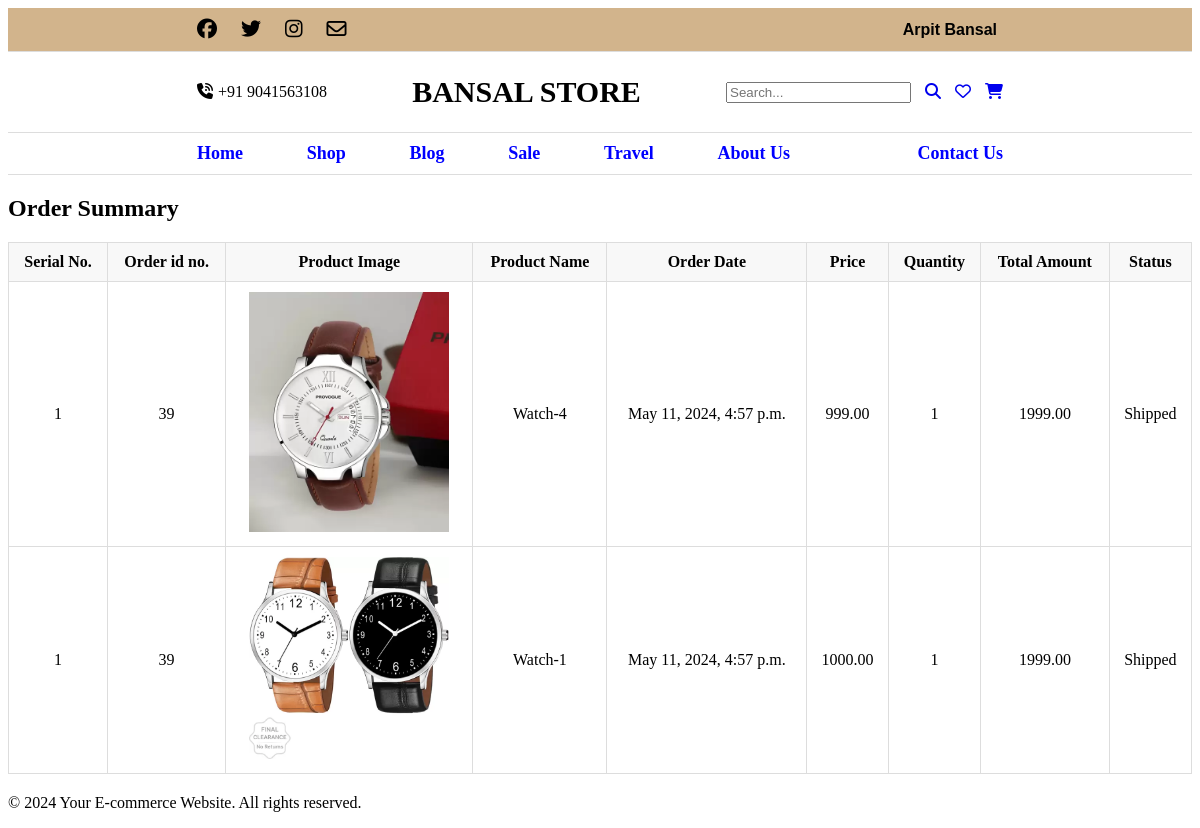
/order_history/ (signed in), run on the app's committed database.
### bansalstore/models.py (models this page shows, shortened)
class OrderItem(models.Model):
    order=models.ForeignKey(Order,on_delete=models.CASCADE, related_name='items')
    product=models.ForeignKey(Product,on_delete=models.CASCADE)
    quantity=models.PositiveIntegerField()
    is_returned = models.BooleanField(default=False)
    return_date = models.DateTimeField(null=True, blank=True)

class Order(models.Model):
    user = models.ForeignKey(User,on_delete=models.CASCADE)
    total_amount = models.DecimalField(max_digits=10, decimal_places=2)
    date_place = models.DateTimeField(auto_now_add=True)
    status = models.CharField(max_length=20, choices=[('Pending', 'Pending'),
                                                      ('Shipped', 'Shipped'),
                                                      ('Delivered', 'Delivered'),
                                                      ('Cancelled', 'Cancelled')], default='Pending')

class Product(models.Model):
    name = models.CharField(max_length=255)
    description = models.TextField()
    price = models.DecimalField(max_digits=10, decimal_places=2)
    brand = models.CharField(max_length=200,null=True)
    category = models.ForeignKey(Category, on_delete=models.CASCADE, related_name='products')
    image = models.ImageField(upload_to='product_images/', blank=True, null=True)

### bansalstore/views.py (the view)
# urls.py: path('order_history/', views.order_history, name='order_history'),
def order_history(request):
    orders = Order.objects.filter(user=request.user)
    for order in orders:
        order.items_list = order.items.all()
    context = {
        'orders': orders
    }
    return render(request, 'order page2.html',context)

### bansalstore/context_processors.py (called while the page is built)
def categories_processor(request):
    categories = Category.objects.all()
    return {'categories': categories}

### templates/order page2.html (shortened to what this page needs)
{%extends '1.html'%}
{% load static %}
{%block main-content%}
<main>
    <section class="order-summary">
        <h2>Order Summary</h2>
        <table>
            <thead>
                <tr>
                    <th>Serial No.</th>
                    <th>Order id no.</th>
                    <th>Product Image</th>
                    <th>Product Name</th>
                    <th>Order Date</th>
                    <th>Price</th>
                    <th>Quantity</th>
                    <th>Total Amount</th>
                    <th>Status</th>
                </tr>
            </thead>
            <tbody id="orderItems">
                {% for order in orders %}
                {% for item in order.items_list %}
                <tr>
                    <td>1</td>
                    <td> {{order.id}}
                    <td><img src="{{item.product.image.url}}" alt="Product 1" style="width: 200px; height: auto;"></td>
                    <td>{{ item.product.name }} </td>
                    <td>{{ order.date_place }}</td>
                    <td>{{item.product.price}}</td>
                    <td>{{item.quantity}}</td>
                    <td>{{order.total_amount}}</td>
                    <td>Shipped</td>
                </tr>
                {% endfor %}
                {% endfor %}
            </tbody>
        </table>
        <footer>
            <p>&copy; 2024 Your E-commerce Website. All rights reserved.</p>
        </footer>
{% endblock %}

### templates/1.html (shortened to what this page needs)
{%load static%}
<!DOCTYPE html>
<html lang="en">
<head>
    <link rel="stylesheet" href="https://cdnjs.cloudflare.com/ajax/libs/font-awesome/6.5.2/css/all.min.css"
 />
    <link rel="stylesheet" href="https://cdnjs.cloudflare.com/ajax/libs/font-awesome/6.5.2/css/all.min.css"
 />
    <link rel="stylesheet" href="https://cdnjs.cloudflare.com/ajax/libs/OwlCarousel2/2.3.4/assets/owl.carousel.min.css"
 />
    <link rel="stylesheet"
        href="https://cdnjs.cloudflare.com/ajax/libs/OwlCarousel2/2.3.4/assets/owl.theme.default.min.css"
 />
    <link rel="stylesheet" href="{%static 'css\sliders.css'%}">
    <link rel="stylesheet" href="{%static 'css\nav2.css' %}">
    <link rel="stylesheet" href="{%static 'css\cart2.css'%}">
    <link rel="stylesheet" href="{%static 'css\contact2 .css'%}">
    <link rel="stylesheet" href="{%static 'css\profile2.css'%}">
    <link rel="stylesheet" href="{%static 'css\product details2.css'%}">
    <link rel="stylesheet" href="{%static 'css\category.css'%}">
    <link rel="stylesheet" href="{%static 'css\a.css'%}">
    <link rel="stylesheet" href="{%static 'css\order.css'%}">
    <link rel="stylesheet" href="{%static 'css\about us.css'%}">
</head>
<body>
    <nav class="bansal-navbar bansal-first-navbar">
        <div class="bansal-navbar-left">
            <a href="#"><i class="fa-brands fa-facebook"></i></a>
            <a href="https://twitter.com/Arpit_409" target="_blank"><i class="fa-brands fa-twitter"></i></a>
            <a href="https://www.instagram.com/arpit_bansal_999/" target="_blank"><i class="fa-brands fa-instagram"></i></a>
            <a href="mailto:someone@example.com"><i class="fa-regular fa-envelope"></i></a>
        </div>
        {% if request.user.is_authenticated %}
        <div class="bansal-navbar-right">
            <div class="bansal-dropdown">
                <button class="bansal-dropbtn">{{request.user.first_name}} {{request.user.last_name}}</button>
            </div>
        </div>
    </nav>
    {%else%}
    <div class="bansal-navbar-right">
        <div class="bansal-dropdown">
            <a href="{%url 'login'%}" class="bansal-dropbtn">Login</a>
        </div>
        </nav>
        {% endif %}
        <nav class="bansal-navbar bansal-second-navbar">
            <div class="bansal-navbar-left">
                <span class="bansal-phone-icon"><i class="fa-solid fa-phone-volume"></i></span>
                <span class="bansal-phone-number">+91 9041563108</span>
            </div>
            <div class="bansal-navbar-middle">
                <h1>BANSAL STORE</h1>
            </div>
            <div class="bansal-navbar-right">
                <input type="text" class="search-bar" placeholder="Search...">
                <a href="#"><i class="fa-solid fa-magnifying-glass"></i></a>
                {% if request.user.is_authenticated %}
                <a href="{%url 'wishlist'%}"><i class="fa-regular fa-heart"></i></a>
                <a href="{%url 'cart'%}"><i class="fa-solid fa-cart-shopping"></i></a>
                {%endif%}
            </div>
        </nav>
        <nav class="bansal-navbar bansal-third-navbar">
            <ul>
                <li><a href="/">Home</a></li>
                <li class="bansal-dropdown"> <a class="bansal-dropbtn" href="#">Shop</a>
                </li>
                <li><a href="#">Blog</a></li>
                <li><a href="#">Sale</a></li>
                <li><a href="#">Travel</a></li>
                <li><a href="{%url 'about' %}">About Us</li>
                <li><a href="{% url 'contact'%}">Contact Us</a></li>
            </ul>
        </nav>
        {% block main-content %}
        {% endblock %}
</body>
</html>

### static/css/nav2.css (style rules this page uses)
nav.bansal-navbar { display: flex; justify-content: space-between; align-items: center; padding: 10px 5cm; border-bottom: 1px solid #ddd; }
.bansal-first-navbar { background-color: #d2b48c; }
.bansal-first-navbar .bansal-navbar-left a { font-size: 20px; margin-right: 20px; color: #000; }
.bansal-first-navbar .bansal-navbar-right { display: flex; align-items: center; }
.bansal-dropdown { position: relative; display: inline-block; }
.bansal-dropbtn { background-color: transparent; border: none; font-size: 16px; cursor: pointer; font-weight: bold; }
.bansal-second-navbar { height: 60px; }
.bansal-second-navbar .bansal-navbar-left { display: flex; align-items: center; }
.bansal-second-navbar .bansal-phone-number { margin-left: 5px; }
.bansal-second-navbar .bansal-navbar-middle h1 { margin: 0; font-size: 30px; font-weight: bold; }
.bansal-second-navbar .bansal-navbar-right a { margin-left: 10px; }
.bansal-third-navbar ul { display: flex; list-style: none; padding: 0; margin: 0; justify-content: space-between; width: 100%; }
.bansal-third-navbar li { margin-right: 0; }
.bansal-third-navbar a { text-decoration: none; color: #000; font-weight: bold; font-size: 18px; color: blue; }

### static/css/cart2.css (style rules this page uses)
ul { list-style:none; padding:0px; }

### static/css/order.css (style rules this page uses)
.order-summary table { width: 100%; border-collapse: collapse; margin-bottom: 20px; }
.order-summary th, .order-summary td { padding: 10px; border: 1px solid #ddd; text-align: left; }
.order-summary th { background-color: #f8f8f8; font-weight: bold; text-align: center; }
.order-summary td { text-align: center; }
.order-summary td img { width: 50px; height: auto; }

### data on the page
Order: id "39", date_place "May 11, 2024, 4:57 p.m.", total_amount "1999.00"
OrderItem: product.image (picture), product.name "Watch-4", product.price "999.00", quantity "1"
OrderItem: product.image (picture), product.name "Watch-1", product.price "1000.00", quantity "1"

### other printed values
{{ request.user.first_name }} "Arpit"
{{ request.user.last_name }} "Bansal"
